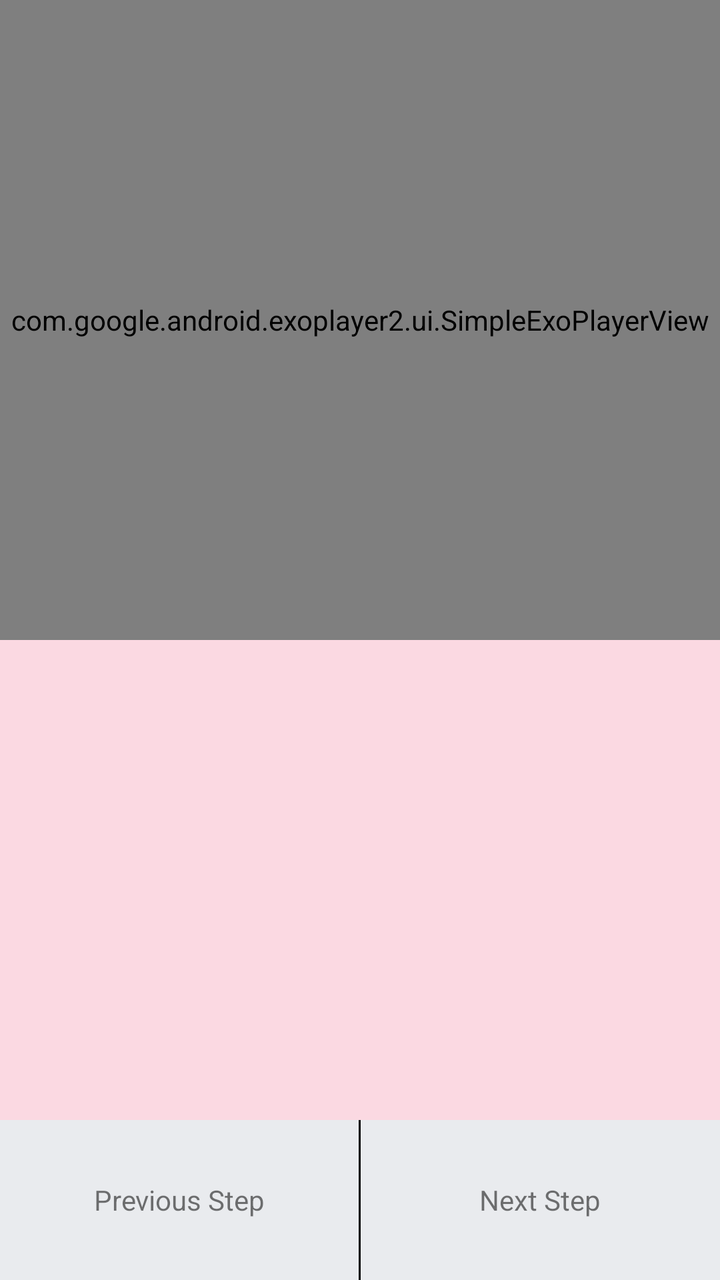
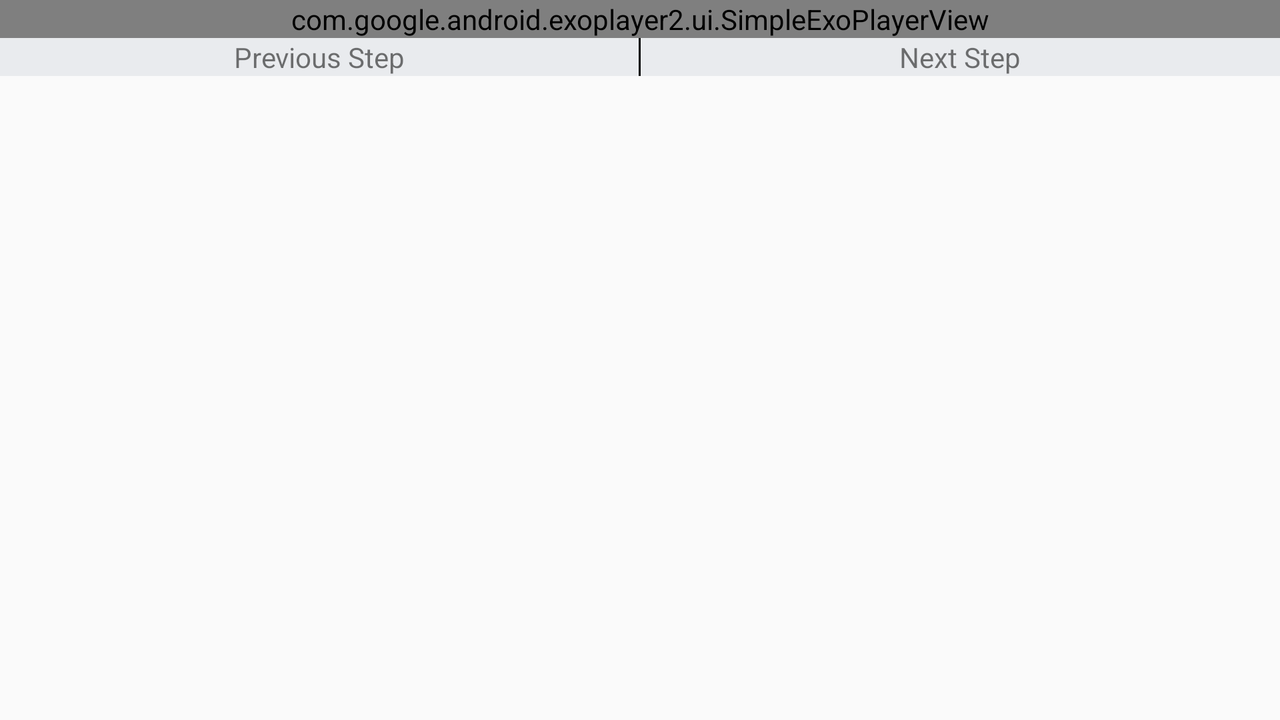

The same Android screen from two of the app's own layout files: first res/layout/ as a phone draws it, then the repository's variant for another configuration, drawn on a device whose configuration selects that folder. Both files follow.
<!-- AndroidManifest.xml: application theme AppTheme -->
<!-- res/layout/step_detail.xml -->
<?xml version="1.0" encoding="utf-8"?>
<LinearLayout xmlns:android="http://schemas.android.com/apk/res/android"
    xmlns:tools="http://schemas.android.com/tools"
    android:layout_width="match_parent"
    android:layout_height="match_parent"
    android:orientation="vertical">

    <FrameLayout
        android:id="@+id/exo_content_frame"
        android:layout_width="match_parent"
        android:layout_height="0dp"
        android:layout_weight="4"
        android:keepScreenOn="true"
        android:background="@color/cardview_dark_background">

        <com.google.android.exoplayer2.ui.SimpleExoPlayerView
            android:id="@+id/mp_step_detail"
            android:layout_width="match_parent"
            android:layout_height="match_parent"
            android:focusable="true" />

        <ImageView
            android:id="@+id/iv_no_media"
            android:layout_width="wrap_content"
            android:layout_height="wrap_content"
            android:contentDescription="@string/no_media_picture"
            android:padding="1dp"
            android:layout_gravity="center"
            android:src="@drawable/cupcake"
            android:visibility="gone" />
    </FrameLayout>

    <TextView xmlns:tools="http://schemas.android.com/tools"
        android:id="@+id/tv_step_detail_instructions"
        style="@style/cardItemStyle"
        android:layout_width="match_parent"
        android:layout_height="0dp"
        android:layout_weight="3"
        android:background="@color/cardBackground"
        android:paddingLeft="8dp"
        android:paddingRight="8dp"
        android:paddingTop="8dp"
        android:textIsSelectable="true"
        android:textSize="20sp"
        tools:context=".userinterface.steps.StepDetailFragment">
    </TextView>

    <LinearLayout
        android:id="@+id/ll_prev_next_button_holder"
        android:layout_width="match_parent"
        android:layout_height="0dp"
        android:layout_weight="1"
        android:background="@android:color/black"
        android:orientation="horizontal">

        <TextView
            android:id="@+id/tv_previous_step"
            android:layout_width="0dp"
            android:layout_height="match_parent"
            android:layout_marginRight="1dp"
            android:layout_weight="1"
            android:background="@color/backgroundGray"
            android:clickable="true"
            android:gravity="center"
            android:text="@string/previous_step" />

        <TextView
            android:id="@+id/tv_next_step"
            android:layout_width="0dp"
            android:layout_height="match_parent"
            android:layout_weight="1"
            android:background="@color/backgroundGray"
            android:clickable="true"
            android:gravity="center"
            android:text="@string/next_step" />

    </LinearLayout>
</LinearLayout>
<!-- resources referenced by this layout -->
<resources>
  <color name="backgroundGray">#E9EBEE</color>
  <color name="cardBackground">#FBD9E2</color>
  <!-- drawable cupcake: png bitmap (drawable, 269278 bytes) -->
  <string name="next_step">Next Step</string>
  <string name="no_media_picture">Picture of cupcake, there is no video to play</string>
  <string name="previous_step">Previous Step</string>
  <style name="cardItemStyle">
          <item name="android:textColor">@android:color/white</item>
          <item name="android:textStyle">bold</item>
          <item name="android:fontFamily">serif</item>
          <item name="android:shadowColor">@android:color/black</item>
          <item name="android:shadowDx">2</item>
          <item name="android:shadowDy">2</item>
          <item name="android:shadowRadius">2</item>
      </style>
  <style name="AppTheme" parent="Theme.AppCompat.Light.DarkActionBar">
          
          <item name="colorPrimary">@color/colorPrimary</item>
          <item name="colorPrimaryDark">@color/colorPrimaryDark</item>
          <item name="colorAccent">@color/colorAccent</item>
      </style>
  <color name="colorPrimary">#E598AC</color>
  <color name="colorPrimaryDark">#303F9F</color>
  <color name="colorAccent">#FF4081</color>
</resources>
<!-- res/layout-land/step_detail.xml (the repository's variant of the layout above) -->
<!-- drawn on the phone turned sideways -->
<?xml version="1.0" encoding="utf-8"?>
<ScrollView xmlns:android="http://schemas.android.com/apk/res/android"
    xmlns:tools="http://schemas.android.com/tools"
    android:layout_width="match_parent"
    android:layout_height="match_parent"
    style="@style/bakingLand"
    >

    <LinearLayout xmlns:tools="http://schemas.android.com/tools"
        android:layout_width="match_parent"
        android:layout_height="wrap_content"
        android:orientation="vertical">

        <FrameLayout
            android:id="@+id/exo_content_frame"
            android:layout_width="match_parent"
            android:layout_height="match_parent"
            android:background="@color/cardview_dark_background"
            android:keepScreenOn="true">

            <com.google.android.exoplayer2.ui.SimpleExoPlayerView
                android:id="@+id/mp_step_detail"
                android:layout_width="match_parent"
                android:layout_height="match_parent"
                android:focusable="true" />

            <ImageView
                android:id="@+id/iv_no_media"
                android:layout_width="match_parent"
                android:layout_height="match_parent"
                android:contentDescription="@string/no_media_picture"
                android:padding="1dp"
                android:src="@drawable/cupcake"
                android:visibility="gone" />
        </FrameLayout>

        <TextView xmlns:tools="http://schemas.android.com/tools"
            android:id="@+id/tv_step_detail_instructions"
            style="@style/cardItemStyle"
            android:layout_width="match_parent"
            android:layout_height="0dp"
            android:background="@color/cardBackground"
            android:paddingLeft="8dp"
            android:paddingRight="8dp"
            android:paddingTop="8dp"
            android:textIsSelectable="true"
            android:textSize="20sp"
            tools:context=".userinterface.steps.StepDetailFragment"></TextView>

        <LinearLayout
            android:layout_width="match_parent"
            android:layout_height="wrap_content"
            android:background="@android:color/black"
            android:orientation="horizontal">

            <TextView
                android:id="@+id/tv_previous_step"
                android:layout_width="0dp"
                android:layout_height="match_parent"
                android:layout_marginRight="1dp"
                android:layout_weight="1"
                android:background="@color/backgroundGray"
                android:clickable="true"
                android:gravity="center"
                android:text="@string/previous_step" />

            <TextView
                android:id="@+id/tv_next_step"
                android:layout_width="0dp"
                android:layout_height="match_parent"
                android:layout_weight="1"
                android:background="@color/backgroundGray"
                android:clickable="true"
                android:gravity="center"
                android:text="@string/next_step" />

        </LinearLayout>
    </LinearLayout>
</ScrollView>
<!-- resources referenced by the variant -->
<!-- as the phone turned sideways resolves them -->
<resources>
  <color name="backgroundGray">#E9EBEE</color>
  <color name="cardBackground">#FBD9E2</color>
  <!-- drawable cupcake: png bitmap (drawable, 269278 bytes) -->
  <string name="next_step">Next Step</string>
  <string name="no_media_picture">Picture of cupcake, there is no video to play</string>
  <string name="previous_step">Previous Step</string>
  <!-- from res/values-land/ -->
  <style name="bakingLand" parent="AppTheme.NoActionBar">
  
  
      </style>
  <!-- from res/values-land/ -->
  <style name="cardItemStyle">
          <item name="android:textColor">@android:color/white</item>
          <item name="android:textStyle">bold</item>
          <item name="android:fontFamily">serif</item>
  
          <item name="android:shadowColor">@android:color/black</item>
          <item name="android:shadowDx">2</item>
          <item name="android:shadowDy">2</item>
          <item name="android:shadowRadius">2</item>
      </style>
  <!-- from res/values-land/ -->
  <style name="AppTheme" parent="Theme.AppCompat.Light.DarkActionBar">
          
          <item name="colorPrimary">@color/colorPrimary</item>
          <item name="colorPrimaryDark">@color/colorPrimaryDark</item>
          <item name="colorAccent">@color/colorAccent</item>
      </style>
  <!-- from res/values-land/ -->
  <style name="AppTheme.NoActionBar">
          <item name="windowActionBar">true</item>
          <item name="windowNoTitle">true</item>
      </style>
  <color name="colorPrimary">#E598AC</color>
  <color name="colorPrimaryDark">#303F9F</color>
  <color name="colorAccent">#FF4081</color>
</resources>
